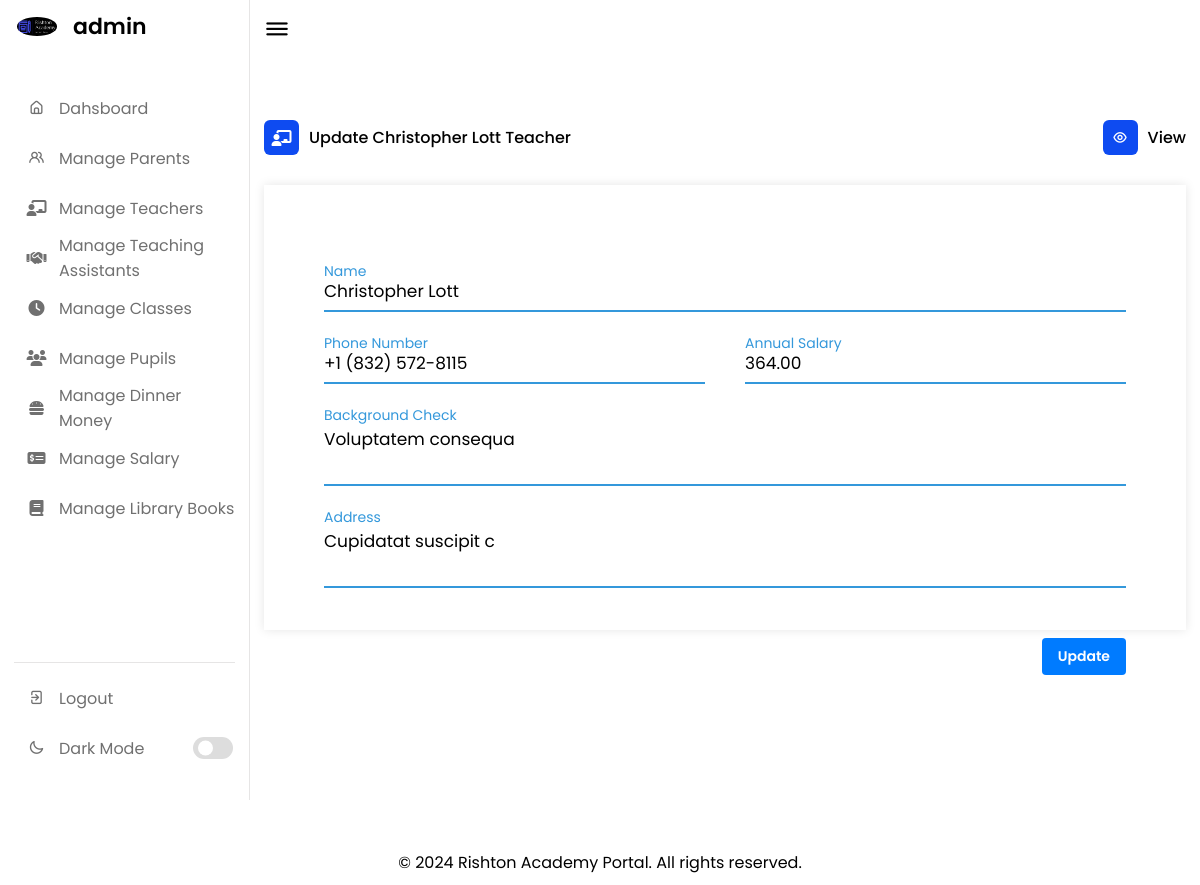
The page /teacher_add?id=1 (signed in) on the database its author committed.
### tables this page shows
CREATE TABLE `teachers` (
  `TeacherID` int(11) NOT NULL,
  `Name` varchar(100) NOT NULL,
  `Address` varchar(255) DEFAULT NULL,
  `PhoneNumber` varchar(20) DEFAULT NULL,
  `AnnualSalary` decimal(10,2) DEFAULT NULL,
  `BackgroundCheck` text DEFAULT NULL
);

### teacher_add.php (the view, shortened to what this page needs)
<?php
require_once('./config/connection.php');
require_once('./includes/head.php');
require_once('./includes/nav.php');
if (isset($_GET['id'])) {
    $id = $_GET['id'];
    $query = "SELECT * FROM teachers WHERE TeacherID = $id";
    $result = mysqli_query($connect, $query);
    if (mysqli_num_rows($result) > 0) {
        $teacher = mysqli_fetch_object($result);
    } else {
        header('Location: ./404.html');
        exit();
    }
}
?>
<div class="dash-content">
    <div class="activity">
        <div class="title">
            <div class="left">
                <i class="fas fa-chalkboard-teacher"></i>
                <span class="text">
                    <?= isset($teacher->TeacherID) ? 'Update ' . htmlspecialchars($teacher->Name) . ' Teacher' : 'Create a new Teacher' ?>
                </span>
            </div>
            <div class="right">
                <a href="./manage_teachers"><i class="uil uil-eye"></i>
                    <span class="text">View</span></a>
            </div>
        </div>
        <div class="table-responsive">
            <div class="container">
                <form action="<?= isset($teacher->TeacherID) ? 'process/teacher/update' : 'process/teacher/store' ?>" method="post">
                    <div class="form-row">
                        <div class="input-data">
                            <input type="text" name="Name" value="<?= isset($teacher->TeacherID) ? htmlspecialchars($teacher->Name) : '' ?>" required>
                            <div class="underline"></div>
                            <label for="Name">Name</label>
                        </div>
                    </div>
                    <div class="form-row">
                    <div class="input-data">
                            <input type="tel" name="PhoneNumber" pattern="[\+]{0,1}[0-9\s-]+" value="<?= isset($teacher->TeacherID) ? htmlspecialchars($teacher->PhoneNumber) : '' ?>" required>
                            <div class="underline"></div>
                            <label for="">Phone Number</label>
                        </div>
                        <div class="input-data">
                            <input type="number" name="AnnualSalary" step="0.01" value="<?= isset($teacher->TeacherID) ? htmlspecialchars($teacher->AnnualSalary) : '' ?>" required>
                            <div class="underline"></div>
                            <label for="">Annual Salary</label>
                        </div>
                    </div>
                    <div class="form-row">
                        <div class="input-data textarea">
                        <textarea rows="8" cols="80" name="BackgroundCheck" required><?= isset($teacher->TeacherID) ? htmlspecialchars($teacher->BackgroundCheck) : '' ?></textarea>
                            <br />
                            <div class="underline"></div>
                            <label for="">Background Check</label>
                            <br />
                        </div>
                    </div>
                    <div class="form-row">
                        <div class="input-data textarea">
                        <textarea rows="8" cols="80" name="Address" required><?= isset($teacher->TeacherID) ? htmlspecialchars($teacher->Address) : '' ?></textarea>
                            <br />
                            <div class="underline"></div>
                            <label for="">Address</label>
                            <br />
                            <button type="submit" class="btn btn-primary" style="float:right;"><?= isset($teacher->TeacherID) ? 'Update' : 'Submit' ?></button>
                        </div>
                    </div>
                </form>
            </div>
        </div>
    </div>
</div>
</section>
<?php
require_once('includes/footer.php');
?>

### assets/css/style.css (style rules this page uses)
* { margin: 0; padding: 0; outline: none; box-sizing: border-box; font-family: 'Poppins', sans-serif; }
:root { --primary-color: #0E4BF1; --panel-color: #FFF; --text-color: #000; --black-light-color: #707070; --border-color: #e6e5e5; --toggle-color: #DDD; --box1-color: #4DA3FF; --box2-color: #FFE6AC; --box3-color: #E7D1FC; --title-icon-color: #fff; --tran-05: all 0.5s ease; --tran-03: all 0.3s ease; --tran-03: all 0.2s ease; }
body, html { min-height: 100vh; margin: 0; }
.dashboard .dash-content { padding-top: 50px; }
.dash-content .title { display: flex; align-items: center; margin: 60px 0 30px 0; }
.dash-content .title i { position: relative; height: 35px; width: 35px; background-color: var(--primary-color); border-radius: 6px; color: var(--title-icon-color); display: flex; align-items: center; justify-content: center; }
.dash-content .title .text { font-weight: 500; color: var(--text-color); margin-left: 10px; }
.btn { display: inline-block; padding: 8px 16px; font-size: 14px; font-weight: 600; text-align: center; text-decoration: none; cursor: pointer; border: none; border-radius: 4px; transition: background-color 0.3s; }
.btn-primary { color: #fff; background-color: #007bff; }
.title { display: flex; align-items: center; justify-content: space-between; }
.title .left { display: flex; align-items: center; }
.title .right a { display: flex; align-items: center; text-decoration: none; }
.container { background: var(--panel-color); width: 100%; padding: 25px 40px 10px 40px; box-shadow: 0px 0px 10px rgba(0,0,0,0.1); margin-bottom: 200px; }
.container form { padding: 30px 0 0 0; }
.container form .form-row { display: flex; margin: 32px 0; }
form .form-row .input-data { width: 100%; height: 40px; margin: 0 20px; position: relative; }
form .form-row .textarea { height: 70px; }
.input-data input, .textarea textarea { display: block; width: 100%; height: 100%; border: none; font-size: 17px; border-bottom: 2px solid rgba(0,0,0, 0.12); color: var(--text-color); background-color: var(--panel-color); }
.input-data input:focus ~ label, .textarea textarea:focus ~ label, .input-data input:valid ~ label, .textarea textarea:valid ~ label { transform: translateY(-20px); font-size: 14px; color: #3498db; }
.textarea textarea { resize: none; padding-top: 10px; }
.input-data label { position: absolute; pointer-events: none; bottom: 10px; font-size: 16px; transition: all 0.3s ease; }
.textarea label { width: 100%; bottom: 40px; background-color: var(--panel-color); }
.input-data .underline { position: absolute; bottom: 0; height: 2px; width: 100%; }
.input-data .underline:before { position: absolute; content: ""; height: 2px; width: 100%; background: #3498db; transform: scaleX(0); transform-origin: center; transition: transform 0.3s ease; }
.input-data input:focus ~ .underline:before, .input-data input:valid ~ .underline:before, .textarea textarea:focus ~ .underline:before, .textarea textarea:valid ~ .underline:before { transform: scale(1); }

### rows shown on the page
teachers: Name "Christopher Lott", PhoneNumber "+1 (832) 572-8115", AnnualSalary "364.00", BackgroundCheck "Voluptatem consequa", Address "Cupidatat suscipit c"

### other values the page prints
$_SESSION['ADMINNAME'] "admin"
